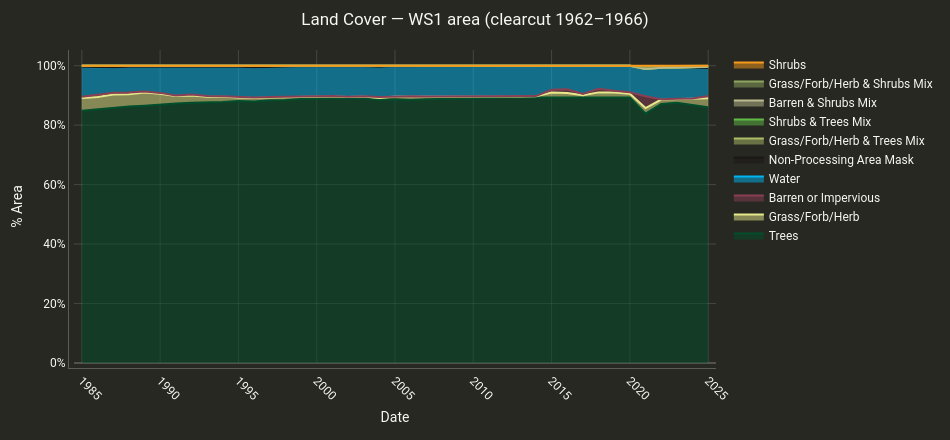
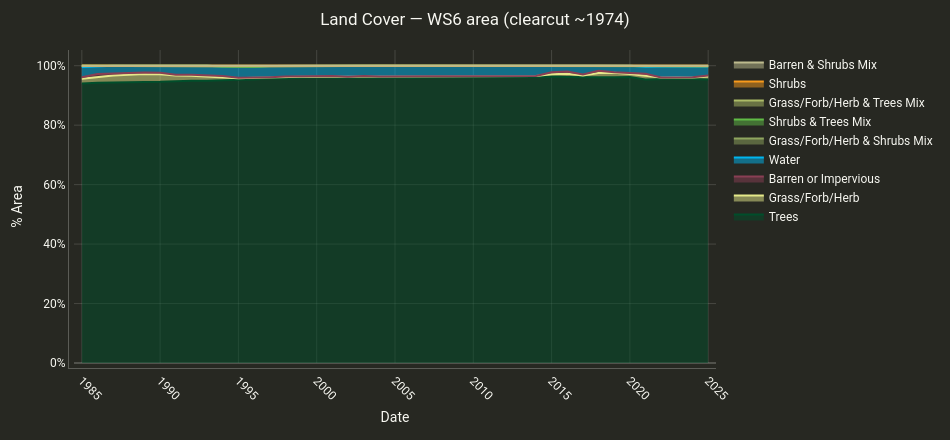
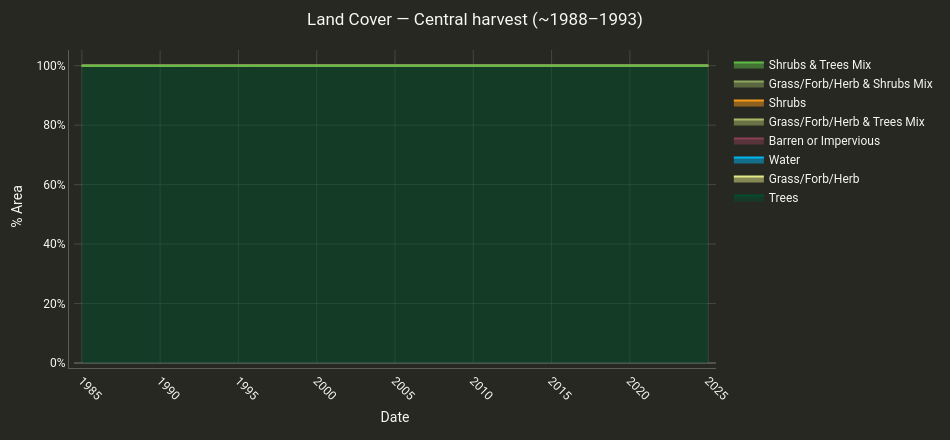
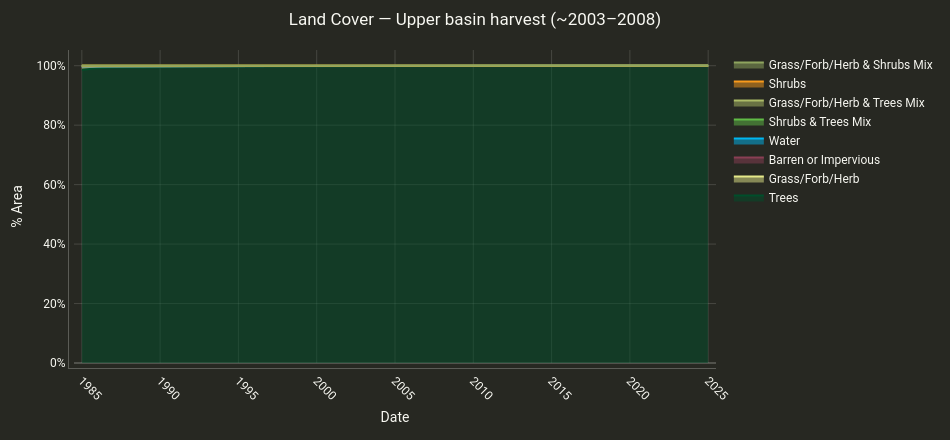

Source (notebook cell) for these figures, in order:
### Markdown cell above
## 6 · Recovery Trajectories — Land Cover Through Time

For each harvest area we compute the **annual percentage of each Land Cover class** from 1985 to 2024. The classic post-clearcut succession in Pacific Northwest Douglas-fir forests follows a predictable pathway:

| Stage | Dominant Cover | Typical Post-Harvest Timing |
|-------|---------------|-----------------------------|
| **Pioneer** | Grass/Forb/Herb | Years 1–5 |
| **Early shrub** | Shrubs (vine maple, red alder, salal) | Years 3–15 |
| **Young forest** | Trees (Douglas-fir canopy closing) | Years 10–30 |
| **Closed canopy** | Trees + Tall Trees and Shrubs | Years 25+ |

Where a polygon sits in this sequence **in 1985** reflects how far along recovery was before the LCMS record began. Polygons harvested in the early 1960s should open with high Trees %; those harvested in the late 1980s–2000s should show the full Grass → Shrub → Trees arc within the chart.

> 🔍 Each chart below is a stacked area plot — the height of each color band shows what percentage of the polygon was in that cover class that year. Four charts, one per harvest area, let you compare recovery trajectories directly.

### Code cell
lc_results = {}

for name, geom in harvest_areas.items():
    lcms_poly = ee.ImageCollection(LCMS_ASSET).filterBounds(geom)
    slug = (
        name[:18]
        .replace(' ', '_').replace('(', '').replace(')', '')
        .replace('~', '').replace('–', '-').strip('_')
    )
    result = cl.summarize_and_chart(
        lcms_poly,
        geometry=geom,
        band_names='Land_Cover',
        scale=30,               # 30 m — appropriate for small harvest polygons
        area_format='Percentage',
        title=f'Land Cover — {name}',
        chart_type='line',
        stacked=True,
        date_format='YYYY',
        width=950,
        height=440,
    )
    # Output results to a dictionary for later use (e.g., saving charts)
    lc_results[name] = result

    # Optionally save the chart to an html file
    # fname = f'hja_lc_{slug}.html'
    # cl.save_chart_html(result['chart'], fname)
    # print(f'Saved: {fname}')
    
    result['chart'].show()

### Figure 1 — Plotly figure (JSON) as saved in the notebook; plotly's stock layout.template omitted (floating-point values rounded to 4 significant figures)
{"data": [{"line": {"color": "#004e2b", "width": 2}, "marker": {"color": "#004e2b", "size": 5}, "mode": "lines", "name": "Trees", "stackgroup": "one", "type": "scatter", "x": [1985, 1986, 1987, 1988, 1989, 1990, 1991, 1992, 1993, 1994, 1995, 1996, 1997, 1998, 1999, 2000, 2001, 2002, 2003, 2004, 2005, 2006, 2007, 2008, 2009, 2010, 2011, 2012, 2013, 2014, 2015, 2016, 2017, 2018, 2019, 2020, 2021, 2022, 2023, 2024, 2025], "y": [84.83, 85.34, 85.77, 86.25, 86.55, 86.98, 87.31, 87.52, 87.59, 87.79, 88.1, 87.99, 88.38, 88.46, 88.8, 88.92, 89.0, 89.05, 88.93, 88.54, 88.74, 88.45, 88.73, 88.78, 88.98, 88.98, 89.15, 89.28, 89.26, 89.22, 89.4, 89.28, 89.22, 89.17, 89.24, 89.33, 83.88, 87.14, 87.49, 86.73, 86.02]}, {"line": {"color": "#e5e98a", "width": 2}, "marker": {"color": "#e5e98a", "size": 5}, "mode": "lines", "name": "Grass/Forb/Herb", "stackgroup": "one", "type": "scatter", "x": [1985, 1986, 1987, 1988, 1989, 1990, 1991, 1992, 1993, 1994, 1995, 1996, 1997, 1998, 1999, 2000, 2001, 2002, 2003, 2004, 2005, 2006, 2007, 2008, 2009, 2010, 2011, 2012, 2013, 2014, 2015, 2016, 2017, 2018, 2019, 2020, 2021, 2022, 2023, 2024, 2025], "y": [4.32, 4.14, 4.5, 4.18, 4.46, 3.59, 2.5, 2.46, 1.96, 1.75, 1.17, 1.12, 0.88, 0.85, 0.61, 0.63, 0.7, 0.4, 0.7, 0.63, 0.88, 1.15, 0.85, 0.81, 0.56, 0.49, 0.47, 0.33, 0.4, 0.49, 1.58, 1.55, 0.86, 1.85, 1.76, 1.24, 1.88, 1.47, 1.34, 2.2, 3.03]}, {"line": {"color": "#893f54", "width": 2}, "marker": {"color": "#893f54", "size": 5}, "mode": "lines", "name": "Barren or Impervious", "stackgroup": "one", "type": "scatter", "x": [1985, 1986, 1987, 1988, 1989, 1990, 1991, 1992, 1993, 1994, 1995, 1996, 1997, 1998, 1999, 2000, 2001, 2002, 2003, 2004, 2005, 2006, 2007, 2008, 2009, 2010, 2011, 2012, 2013, 2014, 2015, 2016, 2017, 2018, 2019, 2020, 2021, 2022, 2023, 2024, 2025], "y": [0.43, 0.78, 0.61, 0.55, 0.32, 0.28, 0.18, 0.32, 0.23, 0.18, 0.18, 0.18, 0.18, 0.11, 0.2, 0.14, 0.14, 0.14, 0.11, 0.27, 0.07, 0.09, 0.05, 0.07, 0.02, 0.05, 0.02, 0.05, 0.05, 0.07, 0.9, 1.22, 0.45, 1.21, 0.54, 0.49, 3.95, 0.14, 0.05, 0.02, 0.76]}, {"line": {"color": "#00b6f0", "width": 2}, "marker": {"color": "#00b6f0", "size": 5}, "mode": "lines", "name": "Water", "stackgroup": "one", "type": "scatter", "x": [1985, 1986, 1987, 1988, 1989, 1990, 1991, 1992, 1993, 1994, 1995, 1996, 1997, 1998, 1999, 2000, 2001, 2002, 2003, 2004, 2005, 2006, 2007, 2008, 2009, 2010, 2011, 2012, 2013, 2014, 2015, 2016, 2017, 2018, 2019, 2020, 2021, 2022, 2023, 2024, 2025], "y": [9.98, 9.16, 8.59, 8.69, 8.34, 8.88, 9.75, 9.4, 9.88, 9.89, 10.17, 10.19, 10.21, 10.26, 10.2, 10.13, 10.02, 10.27, 10.09, 10.2, 10.18, 10.13, 10.16, 10.2, 10.2, 10.2, 10.22, 10.22, 10.18, 10.09, 8.03, 7.85, 9.38, 7.73, 8.41, 8.92, 9.16, 10.51, 10.4, 10.45, 9.44]}, {"line": {"color": "#1b1716", "width": 2}, "marker": {"color": "#1b1716", "size": 5}, "mode": "lines", "name": "Non-Processing Area Mask", "stackgroup": "one", "type": "scatter", "x": [1985, 1986, 1987, 1988, 1989, 1990, 1991, 1992, 1993, 1994, 1995, 1996, 1997, 1998, 1999, 2000, 2001, 2002, 2003, 2004, 2005, 2006, 2007, 2008, 2009, 2010, 2011, 2012, 2013, 2014, 2015, 2016, 2017, 2018, 2019, 2020, 2021, 2022, 2023, 2024, 2025], "y": [0.05, 0.0, 0.0, 0.0, 0.0, 0.0, 0.0, 0.0, 0.0, 0.0, 0.0, 0.0, 0.0, 0.0, 0.0, 0.0, 0.0, 0.0, 0.0, 0.0, 0.0, 0.0, 0.0, 0.0, 0.0, 0.0, 0.0, 0.0, 0.0, 0.0, 0.0, 0.0, 0.0, 0.0, 0.0, 0.0, 0.0, 0.0, 0.0, 0.0, 0.0]}, {"line": {"color": "#acbb67", "width": 2}, "marker": {"color": "#acbb67", "size": 5}, "mode": "lines", "name": "Grass/Forb/Herb & Trees Mix", "stackgroup": "one", "type": "scatter", "x": [1985, 1986, 1987, 1988, 1989, 1990, 1991, 1992, 1993, 1994, 1995, 1996, 1997, 1998, 1999, 2000, 2001, 2002, 2003, 2004, 2005, 2006, 2007, 2008, 2009, 2010, 2011, 2012, 2013, 2014, 2015, 2016, 2017, 2018, 2019, 2020, 2021, 2022, 2023, 2024, 2025], "y": [0.4, 0.58, 0.53, 0.33, 0.33, 0.27, 0.26, 0.3, 0.32, 0.38, 0.36, 0.52, 0.34, 0.32, 0.16, 0.16, 0.14, 0.14, 0.17, 0.18, 0.11, 0.16, 0.14, 0.08, 0.14, 0.19, 0.09, 0.09, 0.09, 0.11, 0.09, 0.09, 0.09, 0.05, 0.05, 0.02, 0.05, 0.05, 0.05, 0.15, 0.36]}, {"line": {"color": "#61bb46", "width": 2}, "marker": {"color": "#61bb46", "size": 5}, "mode": "lines", "name": "Shrubs & Trees Mix", "stackgroup": "one", "type": "scatter", "x": [1985, 1986, 1987, 1988, 1989, 1990, 1991, 1992, 1993, 1994, 1995, 1996, 1997, 1998, 1999, 2000, 2001, 2002, 2003, 2004, 2005, 2006, 2007, 2008, 2009, 2010, 2011, 2012, 2013, 2014, 2015, 2016, 2017, 2018, 2019, 2020, 2021, 2022, 2023, 2024, 2025], "y": [0.0, 0.0, 0.0, 0.0, 0.0, 0.0, 0.0, 0.0, 0.02, 0.0, 0.0, 0.0, 0.0, 0.0, 0.0, 0.0, 0.0, 0.0, 0.0, 0.0, 0.02, 0.02, 0.07, 0.07, 0.09, 0.09, 0.05, 0.02, 0.02, 0.02, 0.0, 0.0, 0.0, 0.0, 0.0, 0.0, 0.0, 0.0, 0.02, 0.02, 0.05]}, {"line": {"color": "#bebb8e", "width": 2}, "marker": {"color": "#bebb8e", "size": 5}, "mode": "lines", "name": "Barren & Shrubs Mix", "stackgroup": "one", "type": "scatter", "x": [1985, 1986, 1987, 1988, 1989, 1990, 1991, 1992, 1993, 1994, 1995, 1996, 1997, 1998, 1999, 2000, 2001, 2002, 2003, 2004, 2005, 2006, 2007, 2008, 2009, 2010, 2011, 2012, 2013, 2014, 2015, 2016, 2017, 2018, 2019, 2020, 2021, 2022, 2023, 2024, 2025], "y": [0.0, 0.0, 0.0, 0.0, 0.0, 0.0, 0.0, 0.0, 0.0, 0.0, 0.02, 0.0, 0.02, 0.0, 0.02, 0.02, 0.0, 0.0, 0.0, 0.0, 0.0, 0.0, 0.0, 0.0, 0.0, 0.0, 0.0, 0.0, 0.0, 0.0, 0.0, 0.0, 0.0, 0.0, 0.0, 0.0, 0.0, 0.0, 0.0, 0.0, 0.0]}, {"line": {"color": "#8fa55f", "width": 2}, "marker": {"color": "#8fa55f", "size": 5}, "mode": "lines", "name": "Grass/Forb/Herb & Shrubs Mix", "stackgroup": "one", "type": "scatter", "x": [1985, 1986, 1987, 1988, 1989, 1990, 1991, 1992, 1993, 1994, 1995, 1996, 1997, 1998, 1999, 2000, 2001, 2002, 2003, 2004, 2005, 2006, 2007, 2008, 2009, 2010, 2011, 2012, 2013, 2014, 2015, 2016, 2017, 2018, 2019, 2020, 2021, 2022, 2023, 2024, 2025], "y": [0.0, 0.0, 0.0, 0.0, 0.0, 0.0, 0.0, 0.0, 0.0, 0.0, 0.0, 0.0, 0.0, 0.0, 0.0, 0.0, 0.0, 0.0, 0.0, 0.18, 0.0, 0.0, 0.0, 0.0, 0.0, 0.0, 0.0, 0.0, 0.0, 0.0, 0.0, 0.0, 0.0, 0.0, 0.0, 0.0, 0.54, 0.59, 0.57, 0.38, 0.34]}, {"line": {"color": "#f89a1c", "width": 2}, "marker": {"color": "#f89a1c", "size": 5}, "mode": "lines", "name": "Shrubs", "stackgroup": "one", "type": "scatter", "x": [1985, 1986, 1987, 1988, 1989, 1990, 1991, 1992, 1993, 1994, 1995, 1996, 1997, 1998, 1999, 2000, 2001, 2002, 2003, 2004, 2005, 2006, 2007, 2008, 2009, 2010, 2011, 2012, 2013, 2014, 2015, 2016, 2017, 2018, 2019, 2020, 2021, 2022, 2023, 2024, 2025], "y": [0.0, 0.0, 0.0, 0.0, 0.0, 0.0, 0.0, 0.0, 0.0, 0.0, 0.0, 0.0, 0.0, 0.0, 0.0, 0.0, 0.0, 0.0, 0.0, 0.0, 0.0, 0.0, 0.0, 0.0, 0.0, 0.0, 0.0, 0.0, 0.0, 0.0, 0.0, 0.0, 0.0, 0.0, 0.0, 0.0, 0.54, 0.11, 0.09, 0.05, 0.0]}], "layout": {"font": {"color": "#f8f8f2", "family": "Roboto"}, "height": 440, "hovermode": "x unified", "legend": {"font": {"color": "#f8f8f2"}}, "margin": {"b": 50, "l": 35, "pad": 5, "r": 25, "t": 50}, "paper_bgcolor": "#272822", "plot_bgcolor": "#272822", "title": {"font": {"color": "#f8f8f2"}, "text": "Land Cover — WS1 area (clearcut 1962–1966)", "x": 0.5, "xanchor": "center"}, "width": 950, "xaxis": {"gridcolor": "rgba(248,248,242,0.15)", "linecolor": "rgba(248,248,242,0.25)", "range": [1984.0, 2026.0], "tickangle": 45, "tickfont": {"color": "#f8f8f2"}, "tickformat": "d", "tickvals": [1985, 1990, 1995, 2000, 2005, 2010, 2015, 2020, 2025], "title": {"font": {"color": "#f8f8f2"}, "text": "Date"}, "zerolinecolor": "rgba(248,248,242,0.2)"}, "yaxis": {"automargin": true, "gridcolor": "rgba(248,248,242,0.15)", "linecolor": "rgba(248,248,242,0.25)", "tickfont": {"color": "#f8f8f2"}, "ticksuffix": "%", "title": {"font": {"color": "#f8f8f2"}, "text": "% Area"}, "zerolinecolor": "rgba(248,248,242,0.2)"}}}

### Figure 2 — Plotly figure (JSON) as saved in the notebook; plotly's stock layout.template omitted (floating-point values rounded to 4 significant figures)
{"data": [{"line": {"color": "#004e2b", "width": 2}, "marker": {"color": "#004e2b", "size": 5}, "mode": "lines", "name": "Trees", "stackgroup": "one", "type": "scatter", "x": [1985, 1986, 1987, 1988, 1989, 1990, 1991, 1992, 1993, 1994, 1995, 1996, 1997, 1998, 1999, 2000, 2001, 2002, 2003, 2004, 2005, 2006, 2007, 2008, 2009, 2010, 2011, 2012, 2013, 2014, 2015, 2016, 2017, 2018, 2019, 2020, 2021, 2022, 2023, 2024, 2025], "y": [94.0, 94.3, 94.34, 94.51, 94.54, 94.6, 94.88, 94.98, 94.9, 95.15, 95.26, 95.32, 95.71, 95.72, 95.91, 96.11, 95.96, 95.97, 95.99, 96.17, 96.04, 95.89, 96.1, 96.02, 96.09, 96.09, 96.14, 96.09, 96.19, 96.18, 96.37, 96.24, 96.09, 96.08, 96.12, 96.19, 95.4, 95.55, 95.58, 95.51, 95.35]}, {"line": {"color": "#e5e98a", "width": 2}, "marker": {"color": "#e5e98a", "size": 5}, "mode": "lines", "name": "Grass/Forb/Herb", "stackgroup": "one", "type": "scatter", "x": [1985, 1986, 1987, 1988, 1989, 1990, 1991, 1992, 1993, 1994, 1995, 1996, 1997, 1998, 1999, 2000, 2001, 2002, 2003, 2004, 2005, 2006, 2007, 2008, 2009, 2010, 2011, 2012, 2013, 2014, 2015, 2016, 2017, 2018, 2019, 2020, 2021, 2022, 2023, 2024, 2025], "y": [1.63, 1.91, 2.37, 2.48, 2.67, 2.52, 1.86, 1.64, 1.51, 1.08, 0.53, 0.59, 0.4, 0.5, 0.4, 0.18, 0.34, 0.23, 0.44, 0.19, 0.38, 0.44, 0.32, 0.32, 0.3, 0.25, 0.25, 0.23, 0.2, 0.32, 0.78, 1.03, 0.65, 1.45, 1.47, 1.04, 1.19, 0.47, 0.52, 0.54, 0.98]}, {"line": {"color": "#893f54", "width": 2}, "marker": {"color": "#893f54", "size": 5}, "mode": "lines", "name": "Barren or Impervious", "stackgroup": "one", "type": "scatter", "x": [1985, 1986, 1987, 1988, 1989, 1990, 1991, 1992, 1993, 1994, 1995, 1996, 1997, 1998, 1999, 2000, 2001, 2002, 2003, 2004, 2005, 2006, 2007, 2008, 2009, 2010, 2011, 2012, 2013, 2014, 2015, 2016, 2017, 2018, 2019, 2020, 2021, 2022, 2023, 2024, 2025], "y": [0.51, 1.0, 0.65, 0.6, 0.48, 0.48, 0.23, 0.38, 0.35, 0.3, 0.18, 0.08, 0.05, 0.13, 0.08, 0.25, 0.28, 0.1, 0.08, 0.03, 0.05, 0.05, 0.05, 0.08, 0.03, 0.08, 0.05, 0.05, 0.03, 0.08, 0.66, 0.78, 0.28, 0.8, 0.23, 0.3, 0.72, 0.05, 0.05, 0.05, 0.41]}, {"line": {"color": "#00b6f0", "width": 2}, "marker": {"color": "#00b6f0", "size": 5}, "mode": "lines", "name": "Water", "stackgroup": "one", "type": "scatter", "x": [1985, 1986, 1987, 1988, 1989, 1990, 1991, 1992, 1993, 1994, 1995, 1996, 1997, 1998, 1999, 2000, 2001, 2002, 2003, 2004, 2005, 2006, 2007, 2008, 2009, 2010, 2011, 2012, 2013, 2014, 2015, 2016, 2017, 2018, 2019, 2020, 2021, 2022, 2023, 2024, 2025], "y": [3.39, 2.66, 2.64, 2.41, 2.31, 2.39, 3.01, 2.99, 3.19, 3.19, 3.66, 3.69, 3.71, 3.59, 3.61, 3.46, 3.41, 3.69, 3.49, 3.61, 3.54, 3.61, 3.53, 3.59, 3.59, 3.59, 3.56, 3.64, 3.59, 3.43, 2.19, 1.95, 2.99, 1.68, 2.18, 2.47, 2.3, 3.71, 3.71, 3.66, 3.03]}, {"line": {"color": "#8fa55f", "width": 2}, "marker": {"color": "#8fa55f", "size": 5}, "mode": "lines", "name": "Grass/Forb/Herb & Shrubs Mix", "stackgroup": "one", "type": "scatter", "x": [1985, 1986, 1987, 1988, 1989, 1990, 1991, 1992, 1993, 1994, 1995, 1996, 1997, 1998, 1999, 2000, 2001, 2002, 2003, 2004, 2005, 2006, 2007, 2008, 2009, 2010, 2011, 2012, 2013, 2014, 2015, 2016, 2017, 2018, 2019, 2020, 2021, 2022, 2023, 2024, 2025], "y": [0.48, 0.13, 0.0, 0.0, 0.0, 0.0, 0.0, 0.0, 0.0, 0.0, 0.0, 0.0, 0.0, 0.0, 0.0, 0.0, 0.0, 0.0, 0.0, 0.0, 0.0, 0.0, 0.0, 0.0, 0.0, 0.0, 0.0, 0.0, 0.0, 0.0, 0.0, 0.0, 0.0, 0.0, 0.0, 0.0, 0.15, 0.21, 0.05, 0.11, 0.08]}, {"line": {"color": "#61bb46", "width": 2}, "marker": {"color": "#61bb46", "size": 5}, "mode": "lines", "name": "Shrubs & Trees Mix", "stackgroup": "one", "type": "scatter", "x": [1985, 1986, 1987, 1988, 1989, 1990, 1991, 1992, 1993, 1994, 1995, 1996, 1997, 1998, 1999, 2000, 2001, 2002, 2003, 2004, 2005, 2006, 2007, 2008, 2009, 2010, 2011, 2012, 2013, 2014, 2015, 2016, 2017, 2018, 2019, 2020, 2021, 2022, 2023, 2024, 2025], "y": [0.0, 0.0, 0.0, 0.0, 0.0, 0.03, 0.0, 0.0, 0.0, 0.0, 0.0, 0.0, 0.0, 0.0, 0.0, 0.0, 0.0, 0.0, 0.0, 0.0, 0.0, 0.0, 0.0, 0.0, 0.0, 0.0, 0.0, 0.0, 0.0, 0.0, 0.0, 0.0, 0.0, 0.0, 0.0, 0.0, 0.03, 0.0, 0.0, 0.0, 0.0]}, {"line": {"color": "#acbb67", "width": 2}, "marker": {"color": "#acbb67", "size": 5}, "mode": "lines", "name": "Grass/Forb/Herb & Trees Mix", "stackgroup": "one", "type": "scatter", "x": [1985, 1986, 1987, 1988, 1989, 1990, 1991, 1992, 1993, 1994, 1995, 1996, 1997, 1998, 1999, 2000, 2001, 2002, 2003, 2004, 2005, 2006, 2007, 2008, 2009, 2010, 2011, 2012, 2013, 2014, 2015, 2016, 2017, 2018, 2019, 2020, 2021, 2022, 2023, 2024, 2025], "y": [0.0, 0.0, 0.0, 0.0, 0.0, 0.0, 0.03, 0.03, 0.05, 0.28, 0.37, 0.33, 0.13, 0.07, 0.0, 0.0, 0.01, 0.02, 0.0, 0.0, 0.0, 0.0, 0.0, 0.0, 0.0, 0.0, 0.0, 0.0, 0.0, 0.0, 0.0, 0.0, 0.0, 0.0, 0.0, 0.0, 0.03, 0.01, 0.05, 0.08, 0.13]}, {"line": {"color": "#f89a1c", "width": 2}, "marker": {"color": "#f89a1c", "size": 5}, "mode": "lines", "name": "Shrubs", "stackgroup": "one", "type": "scatter", "x": [1985, 1986, 1987, 1988, 1989, 1990, 1991, 1992, 1993, 1994, 1995, 1996, 1997, 1998, 1999, 2000, 2001, 2002, 2003, 2004, 2005, 2006, 2007, 2008, 2009, 2010, 2011, 2012, 2013, 2014, 2015, 2016, 2017, 2018, 2019, 2020, 2021, 2022, 2023, 2024, 2025], "y": [0.0, 0.0, 0.0, 0.0, 0.0, 0.0, 0.0, 0.0, 0.0, 0.0, 0.0, 0.0, 0.0, 0.0, 0.0, 0.0, 0.0, 0.0, 0.0, 0.0, 0.0, 0.0, 0.0, 0.0, 0.0, 0.0, 0.0, 0.0, 0.0, 0.0, 0.0, 0.0, 0.0, 0.0, 0.0, 0.0, 0.17, 0.0, 0.03, 0.03, 0.0]}, {"line": {"color": "#bebb8e", "width": 2}, "marker": {"color": "#bebb8e", "size": 5}, "mode": "lines", "name": "Barren & Shrubs Mix", "stackgroup": "one", "type": "scatter", "x": [1985, 1986, 1987, 1988, 1989, 1990, 1991, 1992, 1993, 1994, 1995, 1996, 1997, 1998, 1999, 2000, 2001, 2002, 2003, 2004, 2005, 2006, 2007, 2008, 2009, 2010, 2011, 2012, 2013, 2014, 2015, 2016, 2017, 2018, 2019, 2020, 2021, 2022, 2023, 2024, 2025], "y": [0.0, 0.0, 0.0, 0.0, 0.0, 0.0, 0.0, 0.0, 0.0, 0.0, 0.0, 0.0, 0.0, 0.0, 0.0, 0.0, 0.0, 0.0, 0.0, 0.0, 0.0, 0.0, 0.0, 0.0, 0.0, 0.0, 0.0, 0.0, 0.0, 0.0, 0.0, 0.0, 0.0, 0.0, 0.0, 0.0, 0.0, 0.0, 0.0, 0.03, 0.03]}], "layout": {"font": {"color": "#f8f8f2", "family": "Roboto"}, "height": 440, "hovermode": "x unified", "legend": {"font": {"color": "#f8f8f2"}}, "margin": {"b": 50, "l": 35, "pad": 5, "r": 25, "t": 50}, "paper_bgcolor": "#272822", "plot_bgcolor": "#272822", "title": {"font": {"color": "#f8f8f2"}, "text": "Land Cover — WS6 area (clearcut ~1974)", "x": 0.5, "xanchor": "center"}, "width": 950, "xaxis": {"gridcolor": "rgba(248,248,242,0.15)", "linecolor": "rgba(248,248,242,0.25)", "range": [1984.0, 2026.0], "tickangle": 45, "tickfont": {"color": "#f8f8f2"}, "tickformat": "d", "tickvals": [1985, 1990, 1995, 2000, 2005, 2010, 2015, 2020, 2025], "title": {"font": {"color": "#f8f8f2"}, "text": "Date"}, "zerolinecolor": "rgba(248,248,242,0.2)"}, "yaxis": {"automargin": true, "gridcolor": "rgba(248,248,242,0.15)", "linecolor": "rgba(248,248,242,0.25)", "tickfont": {"color": "#f8f8f2"}, "ticksuffix": "%", "title": {"font": {"color": "#f8f8f2"}, "text": "% Area"}, "zerolinecolor": "rgba(248,248,242,0.2)"}}}

### Figure 3 — Plotly figure (JSON) as saved in the notebook; plotly's stock layout.template omitted (floating-point values rounded to 4 significant figures)
{"data": [{"line": {"color": "#004e2b", "width": 2}, "marker": {"color": "#004e2b", "size": 5}, "mode": "lines", "name": "Trees", "stackgroup": "one", "type": "scatter", "x": [1985, 1986, 1987, 1988, 1989, 1990, 1991, 1992, 1993, 1994, 1995, 1996, 1997, 1998, 1999, 2000, 2001, 2002, 2003, 2004, 2005, 2006, 2007, 2008, 2009, 2010, 2011, 2012, 2013, 2014, 2015, 2016, 2017, 2018, 2019, 2020, 2021, 2022, 2023, 2024, 2025], "y": [99.86, 99.76, 99.76, 99.82, 99.84, 99.89, 99.97, 99.97, 99.94, 99.97, 99.97, 99.98, 99.95, 100.0, 100.0, 100.0, 100.0, 100.0, 100.0, 100.0, 100.0, 100.0, 100.0, 100.0, 100.0, 100.0, 100.0, 100.0, 100.0, 100.0, 100.0, 100.0, 100.0, 100.0, 100.0, 100.0, 100.0, 100.0, 100.0, 99.85, 99.97]}, {"line": {"color": "#e5e98a", "width": 2}, "marker": {"color": "#e5e98a", "size": 5}, "mode": "lines", "name": "Grass/Forb/Herb", "stackgroup": "one", "type": "scatter", "x": [1985, 1986, 1987, 1988, 1989, 1990, 1991, 1992, 1993, 1994, 1995, 1996, 1997, 1998, 1999, 2000, 2001, 2002, 2003, 2004, 2005, 2006, 2007, 2008, 2009, 2010, 2011, 2012, 2013, 2014, 2015, 2016, 2017, 2018, 2019, 2020, 2021, 2022, 2023, 2024, 2025], "y": [0.03, 0.06, 0.11, 0.05, 0.06, 0.05, 0.02, 0.02, 0.03, 0.02, 0.02, 0.02, 0.02, 0.0, 0.0, 0.0, 0.0, 0.0, 0.0, 0.0, 0.0, 0.0, 0.0, 0.0, 0.0, 0.0, 0.0, 0.0, 0.0, 0.0, 0.0, 0.0, 0.0, 0.0, 0.0, 0.0, 0.0, 0.0, 0.0, 0.0, 0.0]}, {"line": {"color": "#00b6f0", "width": 2}, "marker": {"color": "#00b6f0", "size": 5}, "mode": "lines", "name": "Water", "stackgroup": "one", "type": "scatter", "x": [1985, 1986, 1987, 1988, 1989, 1990, 1991, 1992, 1993, 1994, 1995, 1996, 1997, 1998, 1999, 2000, 2001, 2002, 2003, 2004, 2005, 2006, 2007, 2008, 2009, 2010, 2011, 2012, 2013, 2014, 2015, 2016, 2017, 2018, 2019, 2020, 2021, 2022, 2023, 2024, 2025], "y": [0.11, 0.08, 0.1, 0.08, 0.06, 0.05, 0.02, 0.02, 0.03, 0.02, 0.02, 0.0, 0.03, 0.0, 0.0, 0.0, 0.0, 0.0, 0.0, 0.0, 0.0, 0.0, 0.0, 0.0, 0.0, 0.0, 0.0, 0.0, 0.0, 0.0, 0.0, 0.0, 0.0, 0.0, 0.0, 0.0, 0.0, 0.0, 0.0, 0.02, 0.0]}, {"line": {"color": "#893f54", "width": 2}, "marker": {"color": "#893f54", "size": 5}, "mode": "lines", "name": "Barren or Impervious", "stackgroup": "one", "type": "scatter", "x": [1985, 1986, 1987, 1988, 1989, 1990, 1991, 1992, 1993, 1994, 1995, 1996, 1997, 1998, 1999, 2000, 2001, 2002, 2003, 2004, 2005, 2006, 2007, 2008, 2009, 2010, 2011, 2012, 2013, 2014, 2015, 2016, 2017, 2018, 2019, 2020, 2021, 2022, 2023, 2024, 2025], "y": [0.0, 0.03, 0.0, 0.0, 0.0, 0.0, 0.0, 0.0, 0.0, 0.0, 0.0, 0.0, 0.0, 0.0, 0.0, 0.0, 0.0, 0.0, 0.0, 0.0, 0.0, 0.0, 0.0, 0.0, 0.0, 0.0, 0.0, 0.0, 0.0, 0.0, 0.0, 0.0, 0.0, 0.0, 0.0, 0.0, 0.0, 0.0, 0.0, 0.14, 0.03]}, {"line": {"color": "#acbb67", "width": 2}, "marker": {"color": "#acbb67", "size": 5}, "mode": "lines", "name": "Grass/Forb/Herb & Trees Mix", "stackgroup": "one", "type": "scatter", "x": [1985, 1986, 1987, 1988, 1989, 1990, 1991, 1992, 1993, 1994, 1995, 1996, 1997, 1998, 1999, 2000, 2001, 2002, 2003, 2004, 2005, 2006, 2007, 2008, 2009, 2010, 2011, 2012, 2013, 2014, 2015, 2016, 2017, 2018, 2019, 2020, 2021, 2022, 2023, 2024, 2025], "y": [0.0, 0.02, 0.02, 0.0, 0.02, 0.0, 0.0, 0.0, 0.0, 0.0, 0.0, 0.0, 0.0, 0.0, 0.0, 0.0, 0.0, 0.0, 0.0, 0.0, 0.0, 0.0, 0.0, 0.0, 0.0, 0.0, 0.0, 0.0, 0.0, 0.0, 0.0, 0.0, 0.0, 0.0, 0.0, 0.0, 0.0, 0.0, 0.0, 0.0, 0.0]}, {"line": {"color": "#f89a1c", "width": 2}, "marker": {"color": "#f89a1c", "size": 5}, "mode": "lines", "name": "Shrubs", "stackgroup": "one", "type": "scatter", "x": [1985, 1986, 1987, 1988, 1989, 1990, 1991, 1992, 1993, 1994, 1995, 1996, 1997, 1998, 1999, 2000, 2001, 2002, 2003, 2004, 2005, 2006, 2007, 2008, 2009, 2010, 2011, 2012, 2013, 2014, 2015, 2016, 2017, 2018, 2019, 2020, 2021, 2022, 2023, 2024, 2025], "y": [0.0, 0.02, 0.0, 0.02, 0.0, 0.0, 0.0, 0.0, 0.0, 0.0, 0.0, 0.0, 0.0, 0.0, 0.0, 0.0, 0.0, 0.0, 0.0, 0.0, 0.0, 0.0, 0.0, 0.0, 0.0, 0.0, 0.0, 0.0, 0.0, 0.0, 0.0, 0.0, 0.0, 0.0, 0.0, 0.0, 0.0, 0.0, 0.0, 0.0, 0.0]}, {"line": {"color": "#8fa55f", "width": 2}, "marker": {"color": "#8fa55f", "size": 5}, "mode": "lines", "name": "Grass/Forb/Herb & Shrubs Mix", "stackgroup": "one", "type": "scatter", "x": [1985, 1986, 1987, 1988, 1989, 1990, 1991, 1992, 1993, 1994, 1995, 1996, 1997, 1998, 1999, 2000, 2001, 2002, 2003, 2004, 2005, 2006, 2007, 2008, 2009, 2010, 2011, 2012, 2013, 2014, 2015, 2016, 2017, 2018, 2019, 2020, 2021, 2022, 2023, 2024, 2025], "y": [0.0, 0.03, 0.02, 0.03, 0.02, 0.0, 0.0, 0.0, 0.0, 0.0, 0.0, 0.0, 0.0, 0.0, 0.0, 0.0, 0.0, 0.0, 0.0, 0.0, 0.0, 0.0, 0.0, 0.0, 0.0, 0.0, 0.0, 0.0, 0.0, 0.0, 0.0, 0.0, 0.0, 0.0, 0.0, 0.0, 0.0, 0.0, 0.0, 0.0, 0.0]}, {"line": {"color": "#61bb46", "width": 2}, "marker": {"color": "#61bb46", "size": 5}, "mode": "lines", "name": "Shrubs & Trees Mix", "stackgroup": "one", "type": "scatter", "x": [1985, 1986, 1987, 1988, 1989, 1990, 1991, 1992, 1993, 1994, 1995, 1996, 1997, 1998, 1999, 2000, 2001, 2002, 2003, 2004, 2005, 2006, 2007, 2008, 2009, 2010, 2011, 2012, 2013, 2014, 2015, 2016, 2017, 2018, 2019, 2020, 2021, 2022, 2023, 2024, 2025], "y": [0.0, 0.0, 0.0, 0.0, 0.0, 0.02, 0.0, 0.0, 0.0, 0.0, 0.0, 0.0, 0.0, 0.0, 0.0, 0.0, 0.0, 0.0, 0.0, 0.0, 0.0, 0.0, 0.0, 0.0, 0.0, 0.0, 0.0, 0.0, 0.0, 0.0, 0.0, 0.0, 0.0, 0.0, 0.0, 0.0, 0.0, 0.0, 0.0, 0.0, 0.0]}], "layout": {"font": {"color": "#f8f8f2", "family": "Roboto"}, "height": 440, "hovermode": "x unified", "legend": {"font": {"color": "#f8f8f2"}}, "margin": {"b": 50, "l": 35, "pad": 5, "r": 25, "t": 50}, "paper_bgcolor": "#272822", "plot_bgcolor": "#272822", "title": {"font": {"color": "#f8f8f2"}, "text": "Land Cover — Central harvest (~1988–1993)", "x": 0.5, "xanchor": "center"}, "width": 950, "xaxis": {"gridcolor": "rgba(248,248,242,0.15)", "linecolor": "rgba(248,248,242,0.25)", "range": [1984.0, 2026.0], "tickangle": 45, "tickfont": {"color": "#f8f8f2"}, "tickformat": "d", "tickvals": [1985, 1990, 1995, 2000, 2005, 2010, 2015, 2020, 2025], "title": {"font": {"color": "#f8f8f2"}, "text": "Date"}, "zerolinecolor": "rgba(248,248,242,0.2)"}, "yaxis": {"automargin": true, "gridcolor": "rgba(248,248,242,0.15)", "linecolor": "rgba(248,248,242,0.25)", "tickfont": {"color": "#f8f8f2"}, "ticksuffix": "%", "title": {"font": {"color": "#f8f8f2"}, "text": "% Area"}, "zerolinecolor": "rgba(248,248,242,0.2)"}}}

### Figure 4 — Plotly figure (JSON) as saved in the notebook; plotly's stock layout.template omitted (floating-point values rounded to 4 significant figures)
{"data": [{"line": {"color": "#004e2b", "width": 2}, "marker": {"color": "#004e2b", "size": 5}, "mode": "lines", "name": "Trees", "stackgroup": "one", "type": "scatter", "x": [1985, 1986, 1987, 1988, 1989, 1990, 1991, 1992, 1993, 1994, 1995, 1996, 1997, 1998, 1999, 2000, 2001, 2002, 2003, 2004, 2005, 2006, 2007, 2008, 2009, 2010, 2011, 2012, 2013, 2014, 2015, 2016, 2017, 2018, 2019, 2020, 2021, 2022, 2023, 2024, 2025], "y": [98.6, 99.12, 99.36, 99.29, 99.36, 99.52, 99.55, 99.57, 99.63, 99.69, 99.73, 99.68, 99.73, 99.71, 99.73, 99.78, 99.79, 99.81, 99.89, 99.89, 99.9, 99.92, 99.98, 99.98, 99.99, 99.99, 99.99, 100.0, 100.0, 100.0, 100.0, 100.0, 100.0, 100.0, 100.0, 100.0, 100.0, 100.0, 100.0, 99.85, 99.95]}, {"line": {"color": "#e5e98a", "width": 2}, "marker": {"color": "#e5e98a", "size": 5}, "mode": "lines", "name": "Grass/Forb/Herb", "stackgroup": "one", "type": "scatter", "x": [1985, 1986, 1987, 1988, 1989, 1990, 1991, 1992, 1993, 1994, 1995, 1996, 1997, 1998, 1999, 2000, 2001, 2002, 2003, 2004, 2005, 2006, 2007, 2008, 2009, 2010, 2011, 2012, 2013, 2014, 2015, 2016, 2017, 2018, 2019, 2020, 2021, 2022, 2023, 2024, 2025], "y": [1.15, 0.66, 0.52, 0.56, 0.42, 0.38, 0.39, 0.37, 0.32, 0.27, 0.2, 0.24, 0.17, 0.19, 0.16, 0.11, 0.11, 0.08, 0.04, 0.04, 0.03, 0.02, 0.0, 0.0, 0.0, 0.0, 0.0, 0.0, 0.0, 0.0, 0.0, 0.0, 0.0, 0.0, 0.0, 0.0, 0.0, 0.0, 0.0, 0.04, 0.02]}, {"line": {"color": "#893f54", "width": 2}, "marker": {"color": "#893f54", "size": 5}, "mode": "lines", "name": "Barren or Impervious", "stackgroup": "one", "type": "scatter", "x": [1985, 1986, 1987, 1988, 1989, 1990, 1991, 1992, 1993, 1994, 1995, 1996, 1997, 1998, 1999, 2000, 2001, 2002, 2003, 2004, 2005, 2006, 2007, 2008, 2009, 2010, 2011, 2012, 2013, 2014, 2015, 2016, 2017, 2018, 2019, 2020, 2021, 2022, 2023, 2024, 2025], "y": [0.08, 0.05, 0.05, 0.04, 0.04, 0.02, 0.02, 0.02, 0.01, 0.01, 0.0, 0.05, 0.03, 0.02, 0.02, 0.01, 0.01, 0.02, 0.0, 0.01, 0.0, 0.02, 0.02, 0.01, 0.01, 0.01, 0.01, 0.0, 0.0, 0.0, 0.0, 0.0, 0.0, 0.0, 0.0, 0.0, 0.0, 0.0, 0.0, 0.09, 0.0]}, {"line": {"color": "#00b6f0", "width": 2}, "marker": {"color": "#00b6f0", "size": 5}, "mode": "lines", "name": "Water", "stackgroup": "one", "type": "scatter", "x": [1985, 1986, 1987, 1988, 1989, 1990, 1991, 1992, 1993, 1994, 1995, 1996, 1997, 1998, 1999, 2000, 2001, 2002, 2003, 2004, 2005, 2006, 2007, 2008, 2009, 2010, 2011, 2012, 2013, 2014, 2015, 2016, 2017, 2018, 2019, 2020, 2021, 2022, 2023, 2024, 2025], "y": [0.02, 0.04, 0.03, 0.03, 0.02, 0.02, 0.01, 0.02, 0.01, 0.01, 0.02, 0.01, 0.02, 0.02, 0.02, 0.02, 0.01, 0.01, 0.02, 0.01, 0.01, 0.01, 0.0, 0.01, 0.0, 0.0, 0.0, 0.0, 0.0, 0.0, 0.0, 0.0, 0.0, 0.0, 0.0, 0.0, 0.0, 0.0, 0.0, 0.02, 0.01]}, {"line": {"color": "#61bb46", "width": 2}, "marker": {"color": "#61bb46", "size": 5}, "mode": "lines", "name": "Shrubs & Trees Mix", "stackgroup": "one", "type": "scatter", "x": [1985, 1986, 1987, 1988, 1989, 1990, 1991, 1992, 1993, 1994, 1995, 1996, 1997, 1998, 1999, 2000, 2001, 2002, 2003, 2004, 2005, 2006, 2007, 2008, 2009, 2010, 2011, 2012, 2013, 2014, 2015, 2016, 2017, 2018, 2019, 2020, 2021, 2022, 2023, 2024, 2025], "y": [0.1, 0.05, 0.01, 0.02, 0.02, 0.02, 0.01, 0.02, 0.02, 0.01, 0.0, 0.0, 0.0, 0.0, 0.01, 0.0, 0.0, 0.02, 0.01, 0.01, 0.01, 0.0, 0.0, 0.0, 0.0, 0.0, 0.0, 0.0, 0.0, 0.0, 0.0, 0.0, 0.0, 0.0, 0.0, 0.0, 0.0, 0.0, 0.0, 0.0, 0.01]}, {"line": {"color": "#acbb67", "width": 2}, "marker": {"color": "#acbb67", "size": 5}, "mode": "lines", "name": "Grass/Forb/Herb & Trees Mix", "stackgroup": "one", "type": "scatter", "x": [1985, 1986, 1987, 1988, 1989, 1990, 1991, 1992, 1993, 1994, 1995, 1996, 1997, 1998, 1999, 2000, 2001, 2002, 2003, 2004, 2005, 2006, 2007, 2008, 2009, 2010, 2011, 2012, 2013, 2014, 2015, 2016, 2017, 2018, 2019, 2020, 2021, 2022, 2023, 2024, 2025], "y": [0.05, 0.06, 0.04, 0.07, 0.11, 0.02, 0.02, 0.02, 0.02, 0.02, 0.05, 0.03, 0.05, 0.05, 0.07, 0.08, 0.08, 0.08, 0.05, 0.05, 0.05, 0.03, 0.01, 0.01, 0.0, 0.0, 0.0, 0.0, 0.0, 0.0, 0.0, 0.0, 0.0, 0.0, 0.0, 0.0, 0.0, 0.0, 0.0, 0.0, 0.01]}, {"line": {"color": "#f89a1c", "width": 2}, "marker": {"color": "#f89a1c", "size": 5}, "mode": "lines", "name": "Shrubs", "stackgroup": "one", "type": "scatter", "x": [1985, 1986, 1987, 1988, 1989, 1990, 1991, 1992, 1993, 1994, 1995, 1996, 1997, 1998, 1999, 2000, 2001, 2002, 2003, 2004, 2005, 2006, 2007, 2008, 2009, 2010, 2011, 2012, 2013, 2014, 2015, 2016, 2017, 2018, 2019, 2020, 2021, 2022, 2023, 2024, 2025], "y": [0.01, 0.0, 0.0, 0.0, 0.0, 0.01, 0.0, 0.0, 0.0, 0.0, 0.0, 0.0, 0.0, 0.0, 0.0, 0.0, 0.0, 0.0, 0.0, 0.0, 0.0, 0.0, 0.0, 0.0, 0.0, 0.0, 0.0, 0.0, 0.0, 0.0, 0.0, 0.0, 0.0, 0.0, 0.0, 0.0, 0.0, 0.0, 0.0, 0.0, 0.02]}, {"line": {"color": "#8fa55f", "width": 2}, "marker": {"color": "#8fa55f", "size": 5}, "mode": "lines", "name": "Grass/Forb/Herb & Shrubs Mix", "stackgroup": "one", "type": "scatter", "x": [1985, 1986, 1987, 1988, 1989, 1990, 1991, 1992, 1993, 1994, 1995, 1996, 1997, 1998, 1999, 2000, 2001, 2002, 2003, 2004, 2005, 2006, 2007, 2008, 2009, 2010, 2011, 2012, 2013, 2014, 2015, 2016, 2017, 2018, 2019, 2020, 2021, 2022, 2023, 2024, 2025], "y": [0.0, 0.02, 0.0, 0.0, 0.04, 0.02, 0.0, 0.0, 0.0, 0.0, 0.0, 0.0, 0.0, 0.0, 0.0, 0.0, 0.0, 0.0, 0.0, 0.0, 0.0, 0.0, 0.0, 0.0, 0.0, 0.0, 0.0, 0.0, 0.0, 0.0, 0.0, 0.0, 0.0, 0.0, 0.0, 0.0, 0.0, 0.0, 0.0, 0.0, 0.0]}], "layout": {"font": {"color": "#f8f8f2", "family": "Roboto"}, "height": 440, "hovermode": "x unified", "legend": {"font": {"color": "#f8f8f2"}}, "margin": {"b": 50, "l": 35, "pad": 5, "r": 25, "t": 50}, "paper_bgcolor": "#272822", "plot_bgcolor": "#272822", "title": {"font": {"color": "#f8f8f2"}, "text": "Land Cover — Upper basin harvest (~2003–2008)", "x": 0.5, "xanchor": "center"}, "width": 950, "xaxis": {"gridcolor": "rgba(248,248,242,0.15)", "linecolor": "rgba(248,248,242,0.25)", "range": [1984.0, 2026.0], "tickangle": 45, "tickfont": {"color": "#f8f8f2"}, "tickformat": "d", "tickvals": [1985, 1990, 1995, 2000, 2005, 2010, 2015, 2020, 2025], "title": {"font": {"color": "#f8f8f2"}, "text": "Date"}, "zerolinecolor": "rgba(248,248,242,0.2)"}, "yaxis": {"automargin": true, "gridcolor": "rgba(248,248,242,0.15)", "linecolor": "rgba(248,248,242,0.25)", "tickfont": {"color": "#f8f8f2"}, "ticksuffix": "%", "title": {"font": {"color": "#f8f8f2"}, "text": "% Area"}, "zerolinecolor": "rgba(248,248,242,0.2)"}}}
